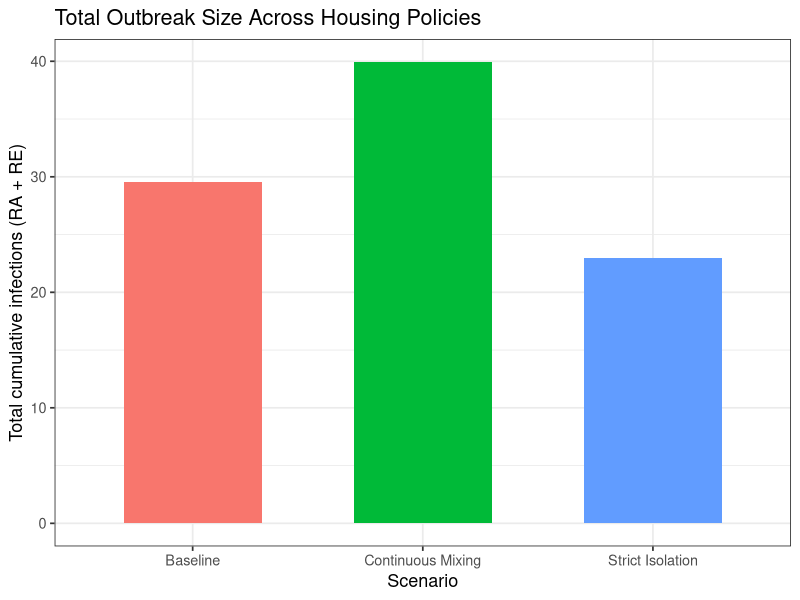
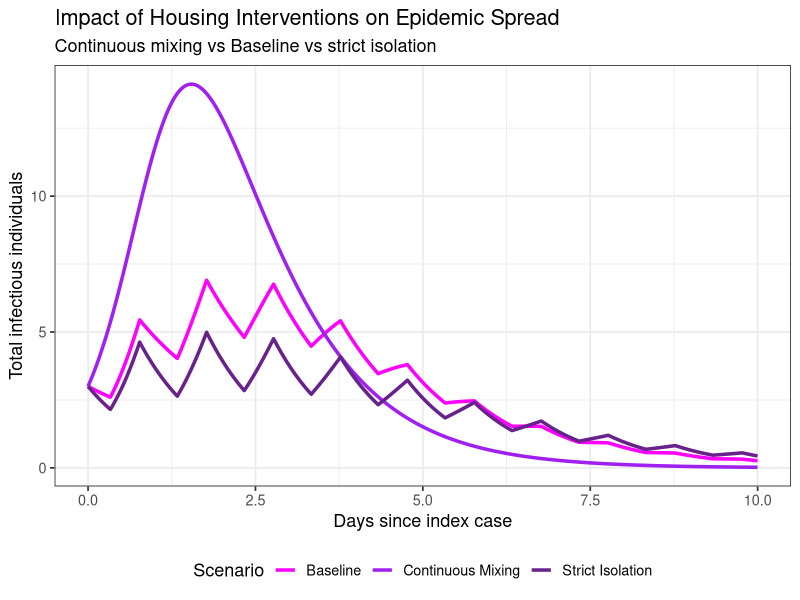
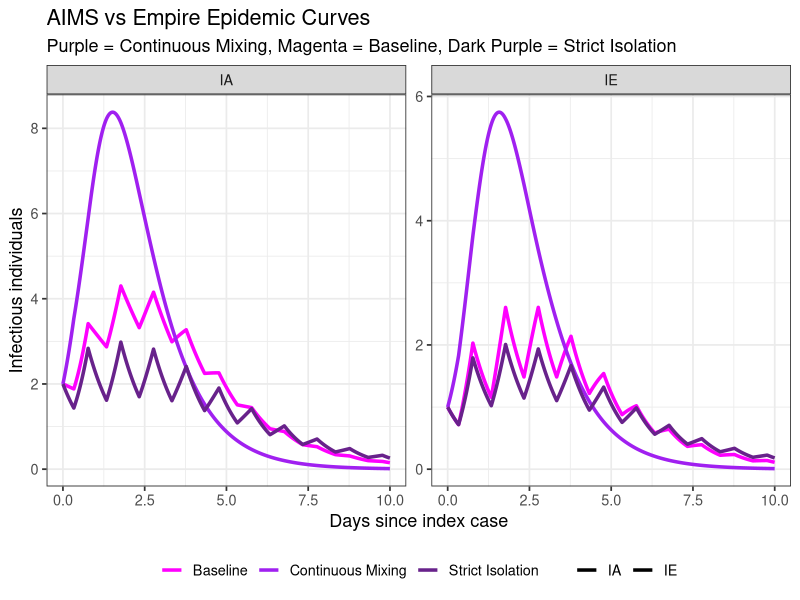
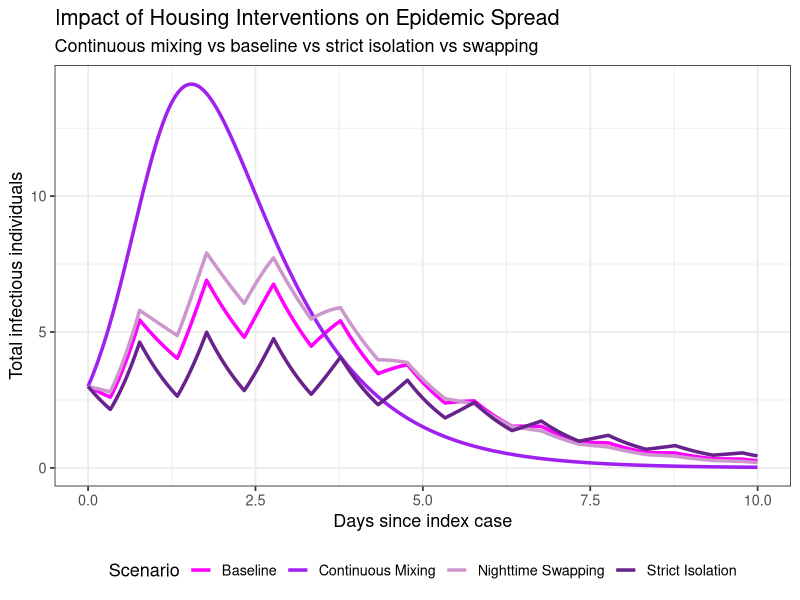

These charts were generated, in order, by the following R code: (Note: this script raises an error after producing the figures.)
library(deSolve)
library(ggplot2)
library(tidyr)
library(dplyr)

# --- Initial conditions ---
pop.ssiirr <- c(SE = 16, SA = 23, IA = 2, IE = 1, RA = 0, RE = 0)

values <- c(
  gammaA = 1 , gammaE = 1,
  N0 = 42, N_A = 25, N_E = 17,
  betaMixprior = 3.1, betaNightAprior = 0.9, betaNightEprior = 0
)

# --- ODE function (ssiirr) ---
ssiirr <- function(t, y, parms) {
  with(as.list(c(y, parms)), {
    day_fraction <- t %% 1
    is_daytime   <- (day_fraction >= 0.3328) & (day_fraction <= 0.77071)
    
    beta_M  <- ifelse(is_daytime, betaMixprior, 0)
    beta_NA <- ifelse(is_daytime, 0, betaNightAprior)
    beta_NE <- ifelse(is_daytime, 0, betaNightEprior)
    
    inf_mix <- beta_M * (IA + IE) / N0
    inf_NA  <- beta_NA * IA / N_A
    inf_NE  <- beta_NE * IE / N_E
    
    dSAdt <- -(inf_mix + inf_NA) * SA
    dSEdt <- -(inf_mix + inf_NE) * SE
    dIAdt <- (inf_mix + inf_NA) * SA - gammaA * IA
    dIEdt <- (inf_mix + inf_NE) * SE - gammaE * IE
    dRAdt <- gammaA * IA 
    dREdt <- gammaE * IE 
    
    return(list(c(dSEdt, dSAdt, dIAdt, dIEdt, dRAdt, dREdt)))
  })
}

# --- Helper function to run scenarios ---
run_scenario <- function(betaMix, betaNightA, betaNightE, label) {
  values["betaMixprior"]    <- betaMix
  values["betaNightAprior"] <- betaNightA
  values["betaNightEprior"] <- betaNightE
  time.out <- seq(0, 10, by = 0.02083)
  out <- data.frame(lsoda(y = pop.ssiirr, times = time.out, func = ssiirr, parms = values))
  out$Scenario <- label
  return(out)
}

# --- Run scenarios ---
out_mix    <- run_scenario(3.1, 3.1, 3.1, "Continuous Mixing")
out_iso    <- run_scenario(3.1, 0.9, 0, "Baseline")
out_strict <- run_scenario(3.1, 0, 0, "Strict Isolation")

# --- Combine results ---
out_all <- rbind(out_mix, out_iso, out_strict)

# --- Summarise final recovered counts ---
final_counts <- out_all %>%
  group_by(Scenario) %>%
  summarise(
    Final_RA = max(RA),
    Final_RE = max(RE),
    Total_R  = Final_RA + Final_RE
  )

print(final_counts)

# --- Plot cumulative infections (RA + RE) ---
ggplot(final_counts, aes(x = Scenario, y = Total_R, fill = Scenario)) +
  geom_col(width = 0.6) +
  labs(
    x = "Scenario",
    y = "Total cumulative infections (RA + RE)",
    title = "Total Outbreak Size Across Housing Policies"
  ) +
  theme_bw(base_size = 13) +
  theme(legend.position = "none")

# --- Plot total infectious (IA + IE) across scenarios ---
ggplot(out_all, aes(x = time, y = IA + IE, colour = Scenario)) +
  geom_line(linewidth = 1.2) +
  scale_colour_manual(values = c("Continuous Mixing"   = "purple",
                                 "Baseline" = "magenta",
                                 "Strict Isolation"    = "darkorchid4")) +
  labs(
    x = "Days since index case",
    y = "Total infectious individuals",
    title = "Impact of Housing Interventions on Epidemic Spread",
    subtitle = "Continuous mixing vs Baseline vs strict isolation"
  ) +
  theme_bw(base_size = 13) +
  theme(legend.position = "bottom")

# --- Separate plots for AIMS vs Empire ---
out_long <- pivot_longer(out_all, cols = c("IA","IE"), names_to = "Group", values_to = "Infectious")

ggplot(out_long, aes(x = time, y = Infectious,
                     colour = Scenario, linetype = Group)) +
  geom_line(linewidth = 1.2) +
  facet_wrap(~Group, scales = "free_y") +
  scale_colour_manual(values = c("Continuous Mixing"   = "purple",
                                 "Baseline" = "magenta",
                                 "Strict Isolation"    = "darkorchid4")) +
  scale_linetype_manual(values = c("IA" = "solid", "IE" = "solid")) +
  labs(
    x = "Days since index case",
    y = "Infectious individuals",
    title = "AIMS vs Empire Epidemic Curves",
    subtitle = "Purple = Continuous Mixing, Magenta = Baseline, Dark Purple = Strict Isolation"
  ) +
  theme_bw(base_size = 13) +
  theme(legend.position = "bottom", legend.title = element_blank())


ssiirr_swap <- function(t, y, parms) {
  with(as.list(c(y, parms)), {
    day_fraction <- t %% 1
    is_daytime   <- (day_fraction >= 0.3328) & (day_fraction <= 0.77071)
    
    if (is_daytime) {
      # Daytime mixing
      beta_M  <- betaMixprior
      inf_mix <- beta_M * (IA + IE) / N0
      
      dSAdt <- -inf_mix * SA
      dSEdt <- -inf_mix * SE
      dIAdt <- inf_mix * SA - gammaA * IA
      dIEdt <- inf_mix * SE - gammaE * IE
    } else {
      # Nighttime swapping
      beta_swap <- betaNightAprior  # use same parameter for swap intensity
      
      inf_A_swap <- beta_swap * IE / N_E
      inf_E_swap <- beta_swap * IA / N_A
      
      dSAdt <- -inf_A_swap * SA
      dSEdt <- -inf_E_swap * SE
      dIAdt <- inf_A_swap * SA - gammaA * IA
      dIEdt <- inf_E_swap * SE - gammaE * IE
    }
    
    dRAdt <- gammaA * IA
    dREdt <- gammaE * IE
    
    return(list(c(dSEdt, dSAdt, dIAdt, dIEdt, dRAdt, dREdt)))
  })
}

# --- Run swap scenario ---
run_swap <- function(betaMix, betaSwap, label) {
  values["betaMixprior"]    <- betaMix
  values["betaNightAprior"] <- betaSwap
  time.out <- seq(0, 10, by = 0.02083)
  out <- data.frame(lsoda(y = pop.ssiirr, times = time.out, func = ssiirr_swap, parms = values))
  out$Scenario <- label
  return(out)
}

out_swap <- run_swap(3.1, 0.9 , "Nighttime Swapping")
out_all <- rbind(out_mix, out_iso, out_strict, out_swap)

ggplot(out_all, aes(x = time, y = IA + IE, colour = Scenario)) +
  geom_line(linewidth = 1.2) +
  scale_colour_manual(values = c("Continuous Mixing"   = "purple",
                                 "Baseline"           = "magenta",
                                 "Strict Isolation"   = "darkorchid4",
                                 "Nighttime Swapping" = "plum3")) +
  labs(
    x = "Days since index case",
    y = "Total infectious individuals",
    title = "Impact of Housing Interventions on Epidemic Spread",
    subtitle = "Continuous mixing vs baseline vs strict isolation vs swapping"
  ) +
  theme_bw(base_size = 13) +
  theme(legend.position = "bottom")

out_long <- pivot_longer(out_all, cols = c("IA","IE"), names_to = "Group", values_to = "Infectious")
facet_labels <- c(
  IA = "AIMS",
  IE = "Empire"
)
plotInter <- ggplot(out_long, aes(x = time, y = Infectious,
                     colour = Scenario, linetype = Group)) +
  geom_line(linewidth = 1.2) +
  facet_wrap(~Group, scales = "free_y", ~ Compartment, labeller = as_labeller(facet_labels)) +
   +
  scale_colour_manual(values = c("Continuous Mixing"   = "purple",
                                 "Baseline" = "magenta",
                                 "Strict Isolation"    = "darkorchid4",
                                 "Nighttime Swapping" = "plum3")) +
  scale_linetype_manual(values = c("IA" = "solid", "IE" = "solid")) +
  labs(
    x = "Days since index case",
    y = "Infectious individuals",
    title = "AIMS vs Empire Epidemic Curves",
    subtitle = "Housing/Quarantine Intervention"
  ) +
  theme_bw(base_size = 13) +
  theme(legend.position = "bottom", legend.title = element_blank(),
        axis.title = element_text(size = 15), 
        axis.text = element_text(size = 13))
ggsave("Intervention Plot - Housing Change.png", plotInter, width = 8, height = 6, dpi = 300)

 
